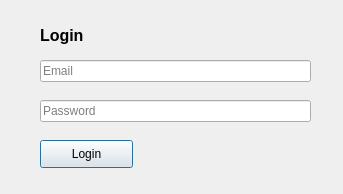
<?xml version="1.0" encoding="UTF-8"?>
<ui version="4.0">
 <class>DialogLogin</class>
 <widget class="QDialog" name="DialogLogin">
  <property name="geometry">
   <rect>
    <x>0</x>
    <y>0</y>
    <width>343</width>
    <height>194</height>
   </rect>
  </property>
  <property name="windowTitle">
   <string>Login</string>
  </property>
  <widget class="QPushButton" name="b_Login">
   <property name="geometry">
    <rect>
     <x>40</x>
     <y>140</y>
     <width>93</width>
     <height>28</height>
    </rect>
   </property>
   <property name="text">
    <string>Login</string>
   </property>
  </widget>
  <widget class="QLineEdit" name="le_Email">
   <property name="geometry">
    <rect>
     <x>40</x>
     <y>60</y>
     <width>271</width>
     <height>22</height>
    </rect>
   </property>
   <property name="text">
    <string/>
   </property>
   <property name="placeholderText">
    <string>Email</string>
   </property>
  </widget>
  <widget class="QLabel" name="label">
   <property name="geometry">
    <rect>
     <x>40</x>
     <y>20</y>
     <width>101</width>
     <height>31</height>
    </rect>
   </property>
   <property name="font">
    <font>
     <pointsize>12</pointsize>
     <weight>75</weight>
     <bold>true</bold>
    </font>
   </property>
   <property name="lineWidth">
    <number>1</number>
   </property>
   <property name="text">
    <string>Login</string>
   </property>
  </widget>
  <widget class="QLineEdit" name="le_Passw">
   <property name="geometry">
    <rect>
     <x>40</x>
     <y>100</y>
     <width>271</width>
     <height>22</height>
    </rect>
   </property>
   <property name="text">
    <string/>
   </property>
   <property name="echoMode">
    <enum>QLineEdit::Normal</enum>
   </property>
   <property name="placeholderText">
    <string>Password</string>
   </property>
  </widget>
 </widget>
 <resources/>
 <connections/>
</ui>
